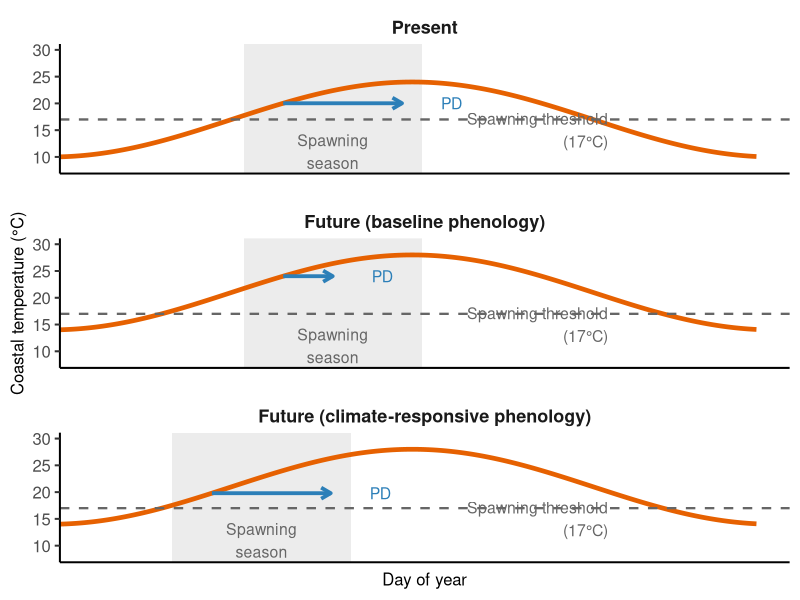

The R script that drew this image:
rm(list=ls())

library(ggplot2)
library(dplyr)
library(grid)

days <- 1:365
threshold <- 17
spawn_duration <- 90

# funzione temperatura stagionale
temp_fun <- function(day, mean, amp=7, phase=100){
    mean + amp*sin(2*pi*(day-phase)/365)
}

# scenari
scenarios <- data.frame(
    scenario=c("Present",
               "Future (baseline phenology)",
               "Future (climate-responsive phenology)"),
    mean_temp=c(17,21,21)
)

# dataset temperature
df <- scenarios |>
    rowwise() |>
    do(data.frame(
        day=days,
        coastal=temp_fun(days,.$mean_temp),
        scenario=.$scenario
    ))

df$scenario <- factor(df$scenario,
                      levels=scenarios$scenario)

# funzione per trovare spawning start
find_spawn_start <- function(temp){
    idx <- which(stats::filter(temp>threshold, rep(1,6), sides=1)==6)[1]
    if(is.na(idx)) return(120)
    idx
}

# calcolo spawn start per scenario
spawn_starts <- df |>
    group_by(scenario) |>
    summarise(start=find_spawn_start(coastal))

# fixed phenology usa quello del presente
spawn_starts$start[spawn_starts$scenario=="Future (baseline phenology)"] <-
    spawn_starts$start[spawn_starts$scenario=="Present"]

# finestra spawning
spawn <- spawn_starts |>
    mutate(
        xmin=start,
        xmax=start+spawn_duration
    )

# posizione etichetta spawning season (centro banda)
spawn_labels <- spawn |>
    mutate(
        x=(xmin+xmax)/2,
        y=11,
        label="Spawning\nseason"
    )

# PD concettuale (lunghezze molto diverse)
pd <- spawn |>
    rowwise() |>
    mutate(
        xstart = start + 20,
        y = temp_fun(xstart,
                     scenarios$mean_temp[scenarios$scenario==scenario]),
        xend = ifelse(scenario=="Future (baseline phenology)",
                      xstart + 25,
                      xstart + 60)
    )

p <- ggplot() +
    
    geom_rect(data=spawn,
              aes(xmin=xmin,xmax=xmax,ymin=-Inf,ymax=Inf),
              fill="grey85",
              alpha=0.5) +
    
    geom_line(data=df,
              aes(day,coastal),
              colour="#E66101",
              linewidth=1.6) +
    
    geom_hline(yintercept=threshold,
               linetype="dashed",
               linewidth=0.8,
               colour="grey40") +
    
    annotate("text",
             x = 290,
             y = threshold - 2,
             label = "Spawning threshold\n(17°C)",
             size = 4,
             hjust = 1,
             colour = "grey40") +
    
    geom_segment(data=pd,
                 aes(x=xstart,xend=xend,y=y,yend=y),
                 arrow=arrow(length=unit(0.28,"cm")),
                 linewidth=1.3,
                 colour="#2C7FB8") +
    
    geom_text(data = pd,
              aes(x = xend+25,
                  y = y,
                  label = "PD"),
              vjust = 0.5,
              size = 4,
              colour="#2C7FB8") +
    
    geom_text(data=spawn_labels,
              aes(x=x,y=y,label=label),
              size=4,
              colour="grey40") +
    
    facet_wrap(~scenario,ncol=1, scales="free_x") +
    
    coord_cartesian(xlim=c(30,365),ylim=c(8,30)) +
    
    labs(x="Day of year",
         y="Coastal temperature (°C)") +
    
    theme_classic(base_size=15) +
    theme(
        strip.background = element_blank(),
        strip.text = element_text(face = "bold", size = 13),
        axis.title = element_text(size = 12),
        axis.text.y = element_text(size = 12),
        axis.text.x = element_blank(),
        axis.ticks.x = element_blank(),
        panel.spacing = unit(1.3,"lines")
    )
p

ggsave("Figure 1.png",
       p,
       width=6,
       height=9,
       dpi=600)
